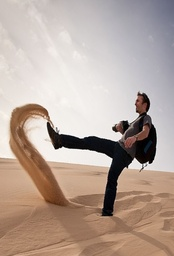
#> input picture dip_images/love_Desert_after homography.jpg, 174 x 256 px, shrunk from 605 x 888 before the run, found by its file name
$ jupyter execute --allow-errors 'Exposure_Methods .ipynb'
#> lines starting #> are read from the running program, lines starting #| are printed output that depends on the picture
[cell 1]
import numpy as np
import cv2
import matplotlib.pyplot as plt
import math

# Read the image
img = cv2.imread('/content/love_Desert_after homography.jpg')
#> img is the input picture: shape (256, 174, 3); mean B, G, R 154.9, 165, 182.3

# Convert BGR to RGB
img_rgb = cv2.cvtColor(img, cv2.COLOR_BGR2RGB)

print("Input image and its histogram")

# Display the image
plt.imshow(img_rgb)
plt.title("Input Image (RGB)")
plt.axis('off')
plt.show()

# Calculate and display the histogram
hist, bins = np.histogram(img_rgb.flatten(), 256, [0, 256])
#> hist = 256 values, max 1837 at index 234, min 34 at index 254, mean 522; bins = 257 values from 0 to 256
plt.figure()
plt.hist(img_rgb[:,:,0].flatten(), bins=256, color='red', alpha=0.7, label='Red')
plt.hist(img_rgb[:,:,1].flatten(), bins=256, color='green', alpha=0.7, label='Green')
plt.hist(img_rgb[:,:,2].flatten(), bins=256, color='blue', alpha=0.7, label='Blue')
plt.xlim([0, 256])
plt.xlabel('Pixel Intensity')
plt.ylabel('Frequency')
plt.title('RGB Histogram')
plt.legend()
plt.show()
#> figure, not shown here; tallest bar 886 high, from x = 241.1 to 242.1; tallest bar 739 high, from x = 238.1 to 239.1; tallest bar 929 high, from x = 233.1 to 234.1

#Histogram equalization

[cell 2]
import cv2
import numpy as np
import matplotlib.pyplot as plt

def manual_cumsum(arr):
    cumsum = [0] * len(arr)
    current_sum = 0
    for i in range(len(arr)):
        current_sum += arr[i]
        cumsum[i] = current_sum
    return cumsum

def manual_histogram(arr, bins=256, range=(0, 256)):
    hist = [0] * bins
    for pixel in arr.flatten():
        if range[0] <= pixel < range[1]:
            hist[pixel] += 1
    return hist, list(range[0:range[1]])

def histogram_equalization(img_in):
    # Convert RGB to BGR (OpenCV default)
    img_bgr = cv2.cvtColor(img_in, cv2.COLOR_RGB2BGR)

    # Split the channels
    b, g, r = cv2.split(img_bgr)

    # Calculate histogram for each channel
    h_b, _ = manual_histogram(b, 256, [0, 256])
    h_g, _ = manual_histogram(g, 256, [0, 256])
    h_r, _ = manual_histogram(r, 256, [0, 256])

    # Calculate cumulative sum for each channel
    cdf_b = manual_cumsum(h_b)
    cdf_g = manual_cumsum(h_g)
    cdf_r = manual_cumsum(h_r)

    # Mask all pixels with value=0 and normalize
    cdf_m_b = np.ma.masked_equal(cdf_b, 0)
    cdf_m_b = (cdf_m_b - cdf_m_b.min()) * 255 / (cdf_m_b.max() - cdf_m_b.min())
    cdf_final_b = np.ma.filled(cdf_m_b, 0).astype('uint8')

    cdf_m_g = np.ma.masked_equal(cdf_g, 0)
    cdf_m_g = (cdf_m_g - cdf_m_g.min()) * 255 / (cdf_m_g.max() - cdf_m_g.min())
    cdf_final_g = np.ma.filled(cdf_m_g, 0).astype('uint8')

    cdf_m_r = np.ma.masked_equal(cdf_r, 0)
    cdf_m_r = (cdf_m_r - cdf_m_r.min()) * 255 / (cdf_m_r.max() - cdf_m_r.min())
    cdf_final_r = np.ma.filled(cdf_m_r, 0).astype('uint8')

    # Apply the equalization
    img_b = cdf_final_b[b]
    img_g = cdf_final_g[g]
    img_r = cdf_final_r[r]

    # Merge the equalized channels
    img_out = cv2.merge((img_b, img_g, img_r))

    # Convert back to RGB
    img_out_rgb = cv2.cvtColor(img_out, cv2.COLOR_BGR2RGB)

    return img_out_rgb

# Example usage
img = cv2.imread('/content/love_Desert_after homography.jpg')
img_rgb = cv2.cvtColor(img, cv2.COLOR_BGR2RGB)

print("Input image and its histogram")

# Display the original image
plt.figure(figsize=(12, 4))
plt.subplot(121)
plt.imshow(img_rgb)
plt.title("Original Image")
plt.axis('off')

# Display the original histogram
plt.subplot(122)
plt.hist(img_rgb[:,:,0].flatten(), bins=256, color='red', alpha=0.7, label='Red')
plt.hist(img_rgb[:,:,1].flatten(), bins=256, color='green', alpha=0.7, label='Green')
plt.hist(img_rgb[:,:,2].flatten(), bins=256, color='blue', alpha=0.7, label='Blue')
plt.xlim([0, 256])
plt.legend()
plt.title("Original Histogram")
plt.show()
#> figure, not shown here; panel 2: tallest bar 886 high, from x = 241.1 to 242.1; panel 2: tallest bar 739 high, from x = 238.1 to 239.1; panel 2: tallest bar 929 high, from x = 233.1 to 234.1

# Apply histogram equalization
equalized_img = histogram_equalization(img_rgb)
#> in histogram_equalization, `b, g, r = cv2.split(img_bgr)`:
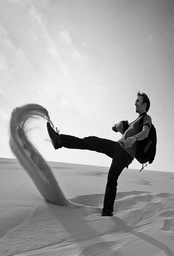
#> g: shape (256, 174); min 0, max 255, mean 165
#> in histogram_equalization, `b, g, r = cv2.split(img_bgr)`:
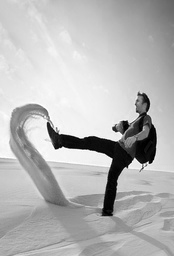
#> r: shape (256, 174); min 0, max 255, mean 182.3
#> the loop in manual_histogram, `for pixel in arr.flatten():` made 44544 passes
#> pixel on passes 1 to 3: 189, 189, 189
#> after the loop in manual_histogram, `for pixel in arr.flatten():`: hist = 256 values, max 929 at index 234, min 4 at index 254, mean 174
#> in histogram_equalization, `h_b, _ = manual_histogram(b, 256, [0, 256])`: h_b has the same summary as hist in manual_histogram
#> the loop in manual_histogram (call 2), `for pixel in arr.flatten():` made 44544 passes
#> pixel on passes 1 to 3: 194, 194, 194
#> in histogram_equalization, `h_g, _ = manual_histogram(g, 256, [0, 256])`: h_g = 256 values, max 739 at index 239, min 3 at index 249, mean 174
#> in histogram_equalization, `h_r, _ = manual_histogram(r, 256, [0, 256])`: h_r = 256 values, max 886 at index 242, min 4 at index 75, mean 174
#> in manual_cumsum, `cumsum = [0] * len(arr)`: cumsum = 256 values from 0 to 0
#> the loop in manual_cumsum, `for i in range(len(arr)):` made 256 passes
#> current_sum on passes 1 to 3: 180, 231, 293
#> after the loop in manual_cumsum, `for i in range(len(arr)):`: cumsum = 256 values from 180 to 44544; current_sum = 44544
#> in histogram_equalization, `cdf_b = manual_cumsum(h_b)`: cdf_b = 256 values from 180 to 44544
#> the loop in manual_cumsum (call 2), `for i in range(len(arr)):` made 256 passes
#> current_sum on passes 1 to 3: 122, 194, 268
#> in histogram_equalization, `cdf_g = manual_cumsum(h_g)`: cdf_g = 256 values from 122 to 44544
#> in histogram_equalization, `cdf_r = manual_cumsum(h_r)`: cdf_r = 256 values from 53 to 44544
#> in histogram_equalization, `cdf_final_b = np.ma.filled(cdf_m_b, 0).astype('uint8')`: cdf_final_b = 256 values from 0 to 255
#> in histogram_equalization, `img_out = cv2.merge((img_b, img_g, img_r))`:
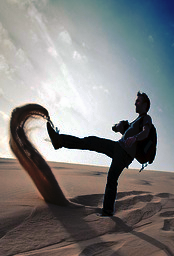
#> img_out: shape (256, 174, 3); mean B, G, R 127.3, 127.5, 127.8

print("Output image and its histogram after histogram equalization")

# Display the equalized image
plt.figure(figsize=(12, 4))
plt.subplot(121)
plt.imshow(equalized_img)
plt.title("Equalized Image")
plt.axis('off')

# Display the equalized histogram
plt.subplot(122)
plt.hist(equalized_img[:,:,0].flatten(), bins=256, color='red', alpha=0.7, label='Red')
plt.hist(equalized_img[:,:,1].flatten(), bins=256, color='green', alpha=0.7, label='Green')
plt.hist(equalized_img[:,:,2].flatten(), bins=256, color='blue', alpha=0.7, label='Blue')
plt.xlim([0, 256])
plt.legend()
plt.title("Equalized Histogram")
plt.show()
#> figure, not shown here; panel 2: tallest bar 886 high, from x = 240.1 to 241.1; panel 2: tallest bar 739 high, from x = 245 to 246; panel 2: tallest bar 929 high, from x = 242.1 to 243

# Gamma correction

[cell 3]
import cv2
import numpy as np
import matplotlib.pyplot as plt

def manual_histogram(arr, bins=256, range=(0, 256)):
    hist = [0] * bins
    for pixel in arr.flatten():
        if range[0] <= pixel < range[1]:
            hist[pixel] += 1
    return hist, list(range[0:range[1]])

def plot_rgb_histogram(img_rgb, title=""):
    plt.figure(figsize=(12, 4))

    # Plot the image
    plt.subplot(121)
    plt.imshow(img_rgb)
    plt.title(f"{title} Image")
    plt.axis('off')

    # Plot the histogram

    plt.subplot(122)
    colors = ('r', 'g', 'b')
    for i, color in enumerate(colors):
        hist, _ = manual_histogram(img_rgb[:,:,i], 256, [0, 256])
        plt.plot(hist, color=color, label=f'{color.upper()} Channel')

    plt.title(f"{title} Histogram")
    plt.xlabel('Pixel Intensity')
    plt.ylabel('Frequency')
    plt.xlim([0, 256])
    plt.legend()
    plt.grid(True, alpha=0.2)
    plt.show()

def gamma_correction(img_rgb, gamma):
    # Create gamma correction lookup table
    table = np.array([((i / 255.0) ** gamma) * 255 for i in np.arange(0, 256)]).astype("uint8")

    # Apply gamma correction to each channel
    corrected_rgb = np.zeros_like(img_rgb)
    for i in range(3):
        corrected_rgb[:,:,i] = table[img_rgb[:,:,i]]

    return corrected_rgb

# Example usage
img = cv2.imread('/content/love_Desert_after homography.jpg')
img_rgb = cv2.cvtColor(img, cv2.COLOR_BGR2RGB)

# Display original image and its histogram
print("Original image and its histogram")
plot_rgb_histogram(img_rgb, "Original")

# Try different gamma values
gamma_values = [0.1, 0.5, 2.0, 3.0]
for gamma in gamma_values:
    print(f"\nGamma corrected image (gamma={gamma}) and its histogram")
    corrected_img = gamma_correction(img_rgb, gamma)
    plot_rgb_histogram(corrected_img, f"Gamma={gamma}")
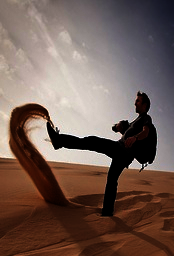
#> corrected_img: shape (256, 174, 3); mean R, G, B 114.1, 93.1, 84.9

#Log transformation

[cell 4]
import cv2
import numpy as np
import matplotlib.pyplot as plt

def manual_histogram(arr, bins=256, range=(0, 256)):
    hist = [0] * bins
    for pixel in arr.flatten():
        if range[0] <= pixel < range[1]:
            hist[pixel] += 1
    return hist, list(range[0:range[1]])

def plot_rgb_histogram(img_rgb, title=""):
    plt.figure(figsize=(12, 4))

    # Plot the image
    plt.subplot(121)
    plt.imshow(img_rgb)
    plt.title(f"{title} Image")
    plt.axis('off')

    # Plot the histogram
    plt.subplot(122)
    colors = ('red', 'green', 'blue')
    for i, color in enumerate(colors):
        hist, _ = manual_histogram(img_rgb[:,:,i], 256, [0, 256])
        plt.hist(range(256), bins=256, weights=hist, color=color, alpha=0.7, label=f'{color.capitalize()}')

    plt.title(f"{title} Histogram")
    plt.xlabel('Pixel Intensity')
    plt.ylabel('Frequency')
    plt.xlim([0, 256])
    plt.legend()
    plt.grid(True, alpha=0.2)
    plt.show()

def log_transformation(img_rgb):
    # Convert the image to float32 for processing
    img_float = img_rgb.astype(np.float32)

    # Prepare an output image of the same shape
    img_log = np.zeros_like(img_float)

    # Apply log transformation to each channel
    for i in range(img_float.shape[2]):
        c = 255 / np.log(1 + np.max(img_float[:, :, i]))  # Scaling constant for each channel
        img_log[:, :, i] = c * np.log(1 + img_float[:, :, i])

    # Convert back to uint8
    img_log = np.array(img_log, dtype=np.uint8)

    return img_log

# Example usage
img = cv2.imread('/content/love_Desert_after homography.jpg')
img_rgb = cv2.cvtColor(img, cv2.COLOR_BGR2RGB)

print("Original image and its histogram")
plot_rgb_histogram(img_rgb, "Original")

# Apply log transformation
log_transformed_img = log_transformation(img_rgb)
#> after the loop in log_transformation, `for i in range(img_float.shape[2]):`:
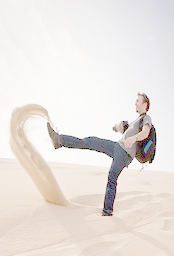
#> img_log: shape (256, 174, 3) float32; mean R, G, B 234, 228.2, 224.3

print("Log transformed image and its histogram")
plot_rgb_histogram(log_transformed_img, "Log Transformed")
#> call 2 of plot_rgb_histogram, with title = 'Log Transformed'
#> in plot_rgb_histogram (call 2), `plt.show()`:
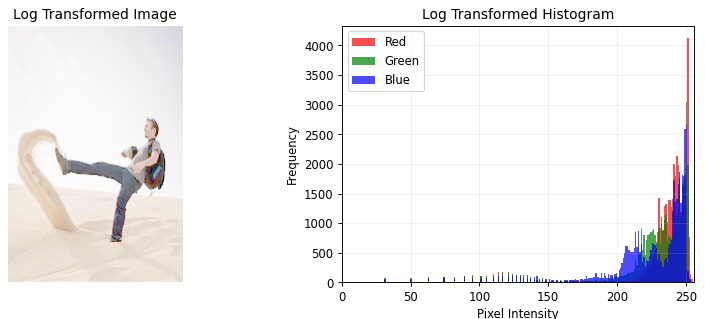
#> figure drawn by matplotlib, 2 panels; panel 2: tallest bar 4128 high, from x = 251 to 252; panel 2: tallest bar 3052 high, from x = 250 to 251; panel 2: tallest bar 2679 high, from x = 250 to 251

#Contrast stretching

[cell 5]
import cv2
import numpy as np
import matplotlib.pyplot as plt

def manual_clip(arr, min_val, max_val):
    clipped = arr.copy()
    if arr.ndim == 2:
        for i in range(arr.shape[0]):
            for j in range(arr.shape[1]):
                if clipped[i, j] < min_val:
                    clipped[i, j] = min_val
                elif clipped[i, j] > max_val:
                    clipped[i, j] = max_val
    elif arr.ndim == 3:
        for i in range(arr.shape[0]):
            for j in range(arr.shape[1]):
                for k in range(arr.shape[2]):
                    if clipped[i, j, k] < min_val:
                        clipped[i, j, k] = min_val
                    elif clipped[i, j, k] > max_val:
                        clipped[i, j, k] = max_val
    return clipped

def contrast_stretching(img_in):
    img_float = img_in.astype(np.float32)
    min_pixel = np.min(img_float)
    max_pixel = np.max(img_float)
    img_stretched = (img_float - min_pixel) / (max_pixel - min_pixel) * 255
    return manual_clip(img_stretched, 0, 255).astype(np.uint8)

def manual_histogram(img, bins, range_vals):
    hist = np.zeros(bins)
    for val in img.ravel():
        if range_vals[0] <= val < range_vals[1]:
            hist[int((val - range_vals[0]) / (range_vals[1] - range_vals[0]) * bins)] += 1
    return hist, None

def plot_rgb_histogram(img_rgb, title=""):
    plt.figure(figsize=(12, 4))

    # Plot the image
    plt.subplot(121)
    plt.imshow(img_rgb)
    plt.title(f"{title} Image")
    plt.axis('off')

    # Plot the histogram
    plt.subplot(122)
    colors = ('red', 'green', 'blue')
    for i, color in enumerate(colors):
        hist, _ = manual_histogram(img_rgb[:,:,i], 256, [0, 256])
        plt.hist(range(256), bins=256, weights=hist, color=color, alpha=0.7, label=f'{color.capitalize()}')

    plt.title(f"{title} Histogram")
    plt.xlabel('Pixel Intensity')
    plt.ylabel('Frequency')
    plt.xlim([0, 256])
    plt.legend()
    plt.grid(True, alpha=0.2)
    plt.show()

# Load the image
img = cv2.imread('/content/love_Desert_after homography.jpg')

if img is None:
    raise Exception("Image not found!")

# Show original image and histogram
plot_rgb_histogram(cv2.cvtColor(img, cv2.COLOR_BGR2RGB), "Original")

# Apply contrast stretching
stretched_img = contrast_stretching(img)
#> in contrast_stretching, `min_pixel = np.min(img_float)`: min_pixel = 0
#> in contrast_stretching, `max_pixel = np.max(img_float)`: max_pixel = 255

# Show contrast-stretched image and histogram
plot_rgb_histogram(cv2.cvtColor(stretched_img, cv2.COLOR_BGR2RGB), "Contrast Stretched")
#> call 2 of plot_rgb_histogram, with title = 'Contrast Stretched'
#> in plot_rgb_histogram (call 2), `plt.show()`:
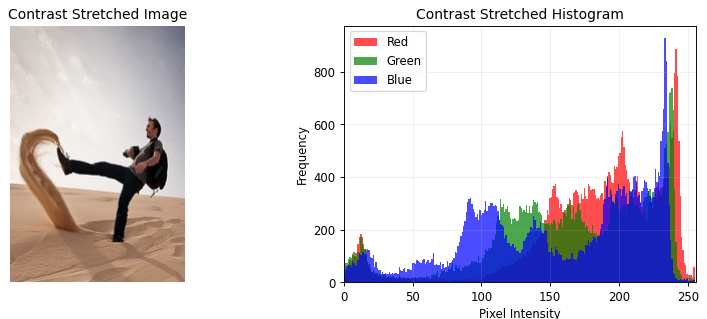
#> figure drawn by matplotlib, 2 panels; panel 2: tallest bar 886 high, from x = 241.1 to 242.1; panel 2: tallest bar 739 high, from x = 238.1 to 239.1; panel 2: tallest bar 929 high, from x = 233.1 to 234.1

#Adaptive Gamma Correction

[cell 6]
import cv2
import numpy as np
import matplotlib.pyplot as plt

def manual_cumsum(arr):
    cumsum = [0] * len(arr)
    current_sum = 0
    for i in range(len(arr)):
        current_sum += arr[i]
        cumsum[i] = current_sum
    return cumsum

def manual_histogram(img, bins, range_vals):
    hist = np.zeros(bins)
    for val in img.ravel():
        if range_vals[0] <= val < range_vals[1]:
            hist[int((val - range_vals[0]) / (range_vals[1] - range_vals[0]) * bins)] += 1
    return hist, None

def plot_rgb_histogram(img_rgb, title=""):
    plt.figure(figsize=(12, 4))

    # Plot the image
    plt.subplot(121)
    plt.imshow(img_rgb)
    plt.title(f"{title} Image")
    plt.axis('off')

    # Plot the histogram
    plt.subplot(122)
    colors = ('red', 'green', 'blue')
    for i, color in enumerate(colors):
        hist, _ = manual_histogram(img_rgb[:,:,i], 256, [0, 256])
        plt.hist(range(256), bins=256, weights=hist, color=color, alpha=0.7, label=f'{color.capitalize()}')

    plt.title(f"{title} Histogram")
    plt.xlabel('Pixel Intensity')
    plt.ylabel('Frequency')
    plt.xlim([0, 256])
    plt.legend()
    plt.grid(True, alpha=0.2)
    plt.show()

def adaptive_gamma_correction(img, alpha=0.5):
    hsv = cv2.cvtColor(img, cv2.COLOR_BGR2HSV)
    v_channel = hsv[:, :, 2]
    hist, _ = np.histogram(v_channel.flatten(), bins=256, range=[0, 256])
    pdf = hist / hist.sum()
    pdf_min, pdf_max = pdf.min(), pdf.max()
    pdf_weighted = pdf_max * ((pdf - pdf_min) / (pdf_max - pdf_min))**alpha
    pdf_weighted = np.clip(pdf_weighted, 0, 1)
    cdf_weighted = manual_cumsum(pdf_weighted)
    cdf_weighted = [x / cdf_weighted[-1] for x in cdf_weighted]
    gamma_values = [1 - x for x in cdf_weighted]
    lut = np.array([((i / 255.0) ** gamma_values[i]) * 255 for i in range(256)]).astype("uint8")
    enhanced_v = cv2.LUT(v_channel, lut)
    hsv[:, :, 2] = enhanced_v
    return cv2.cvtColor(hsv, cv2.COLOR_HSV2BGR)

# Load the image
img = cv2.imread('/content/love_Desert_after homography.jpg')

if img is None:
    raise Exception("Image not found!")

# Show original image and histogram
plot_rgb_histogram(cv2.cvtColor(img, cv2.COLOR_BGR2RGB), "Original")

# Apply adaptive gamma correction
enhanced_img = adaptive_gamma_correction(img)
#> in adaptive_gamma_correction, `hsv = cv2.cvtColor(img, cv2.COLOR_BGR2HSV)`: hsv: shape (256, 174, 3); mean H, S, V 41.8, 51.4, 183.6
#> in adaptive_gamma_correction, `hist, _ = np.histogram(v_channel.flatten(), bins=256, range=[0, 256])`: hist = 256 values, max 886 at index 242, min 5 at index 75, mean 174
#> in adaptive_gamma_correction, `pdf = hist / hist.sum()`: pdf = 256 values, max 0.0199 at index 242, min 0.000112 at index 75, mean 0.00391
#> in adaptive_gamma_correction, `pdf_min, pdf_max = pdf.min(), pdf.max()`: pdf_min = 0.000112; pdf_max = 0.0199
#> in adaptive_gamma_correction, `pdf_weighted = pdf_max * ((pdf - pdf_min) / (pdf_max - pdf_min))**alpha`: pdf_weighted = 256 values, max 0.0199 at index 242, min 0 at index 75, mean 0.00716
#> in manual_cumsum, `cumsum = [0] * len(arr)`: cumsum = 256 values from 0 to 0
#> the loop in manual_cumsum, `for i in range(len(arr)):` made 256 passes
#> current_sum on passes 1 to 3: 0.00177, 0.00437, 0.00737
#> after the loop in manual_cumsum, `for i in range(len(arr)):`: cumsum = 256 values from 0.00177 to 1.83; current_sum = 1.83
#> in adaptive_gamma_correction, `cdf_weighted = manual_cumsum(pdf_weighted)`: cdf_weighted = 256 values from 0.00177 to 1.83
#> in adaptive_gamma_correction, `cdf_weighted = [x / cdf_weighted[-1] for x in cdf_weighted]`: cdf_weighted = 256 values from 0.000967 to 1
#> in adaptive_gamma_correction, `gamma_values = [1 - x for x in cdf_weighted]`: gamma_values = 256 values, max 0.999 at index 0, min 0 at index 255, mean 0.645
#> in adaptive_gamma_correction, `lut = np.array([((i / 255.0) ** gamma_values[i]) * 255 for i in range(..`: lut = 256 values from 0 to 255
#> in adaptive_gamma_correction, `enhanced_v = cv2.LUT(v_channel, lut)`:
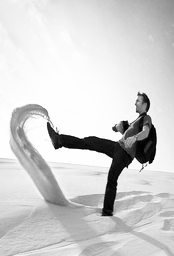
#> enhanced_v: shape (256, 174); min 0, max 255, mean 208.5
#> in adaptive_gamma_correction, `hsv[:, :, 2] = enhanced_v`: hsv: shape (256, 174, 3); mean H, S, V 41.8, 51.4, 208.5
#> in adaptive_gamma_correction, `return cv2.cvtColor(hsv, cv2.COLOR_HSV2BGR)`:
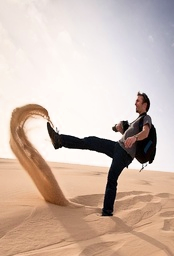
#> returned value: shape (256, 174, 3); mean B, G, R 174.8, 186.4, 206.8

# Show gamma-corrected image and histogram
plot_rgb_histogram(cv2.cvtColor(enhanced_img, cv2.COLOR_BGR2RGB), "Adaptive Gamma Corrected")
#> call 2 of plot_rgb_histogram, with title = 'Adaptive Gamma Corrected'
#> in plot_rgb_histogram (call 2), `plt.show()`:
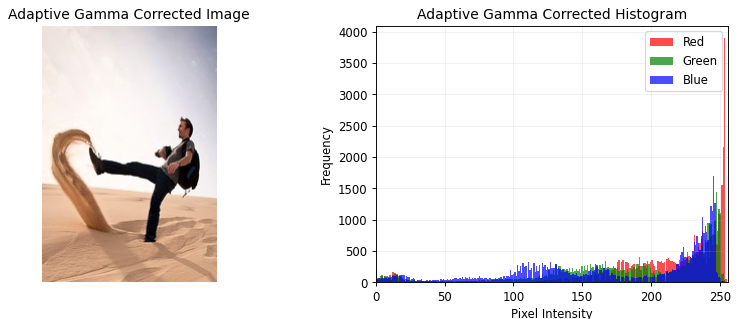
#> figure drawn by matplotlib, 2 panels; panel 2: tallest bar 3899 high, from x = 253 to 254; panel 2: tallest bar 1438 high, from x = 247 to 248; panel 2: tallest bar 1703 high, from x = 245 to 246
